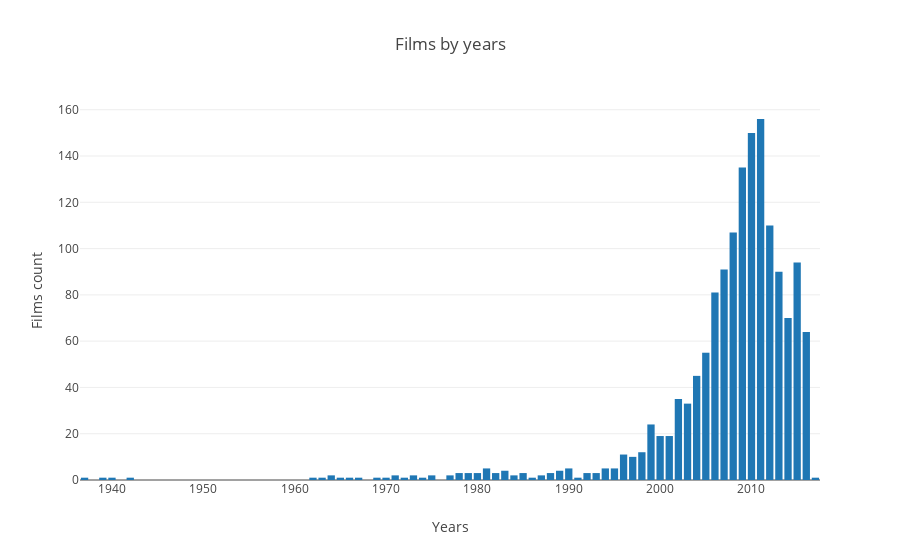

Here is the notebook cell this chart was saved with:
### Markdown cell above
### 2. Количество фильмов, выпущенных в каждом году

Для того чтобы узнать сколько было произведено фильмов по годам.

Переменные:
1. Количество фильмов (целое)
2. Год релиза (целое)

### Code cell
df['release_year'] = df.apply(lambda x: x['release_date'].split('-')[0], axis=1)
films_by_years = df.groupby('release_year').count().reset_index()

data = go.Bar(
    x=films_by_years.release_year,
    y=films_by_years.id,
    name='Films by years',
    orientation = 'v',
)
layout = go.Layout(title='Films by years', xaxis={'title': 'Years'}, yaxis={'title': 'Films count'})

fig = go.Figure(data=[data], layout=layout)
iplot(fig, show_link=False)

### Figure 1 — Plotly figure (JSON) as saved in the notebook; plotly's stock layout.template omitted (floating-point values rounded to 4 significant figures)
{"data": [{"name": "Films by years", "orientation": "v", "type": "bar", "uid": "55fb49aa-d073-11e8-9bd4-d5aa758ff23f", "x": ["1937", "1939", "1940", "1942", "1962", "1963", "1964", "1965", "1966", "1967", "1969", "1970", "1971", "1972", "1973", "1974", "1975", "1977", "1978", "1979", "1980", "1981", "1982", "1983", "1984", "1985", "1986", "1987", "1988", "1989", "1990", "1991", "1992", "1993", "1994", "1995", "1996", "1997", "1998", "1999", "2000", "2001", "2002", "2003", "2004", "2005", "2006", "2007", "2008", "2009", "2010", "2011", "2012", "2013", "2014", "2015", "2016", "2017"], "y": [1, 1, 1, 1, 1, 1, 2, 1, 1, 1, 1, 1, 2, 1, 2, 1, 2, 2, 3, 3, 3, 5, 3, 4, 2, 3, 1, 2, 3, 4, 5, 1, 3, 3, 5, 5, 11, 10, 12, 24, 19, 19, 35, 33, 45, 55, 81, 91, 107, 135, 150, 156, 110, 90, 70, 94, 64, 1]}], "layout": {"title": "Films by years", "xaxis": {"title": "Years"}, "yaxis": {"title": "Films count"}}}
